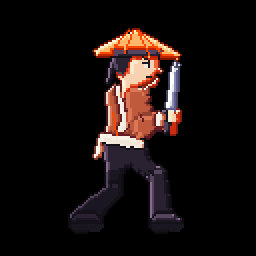
#> input picture art/hand/claude/idle_0@2x.png, 128 x 128 px (shown 2 times larger)
$ python -i pixelfont.py   (imports and definitions only)
#> lines starting #> are read from the running program, lines starting #| are printed output that depends on the picture
"""The UI's own pixel font, generated in code: small text looks the same on Windows, macOS and in a frozen bundle, with no
OS font involved (FreeType's hinting of Segoe UI at 9 px tore words apart, the macOS fallbacks spaced them differently, and a
machine without either fell back to Pillow's default bitmap).

One hand-drawn face, cap height 7, x-height 5, 2-row descenders, proportional widths (1 px between letters, 3 px spaces).
From it:
  regular           the face as drawn                                            sizes <= 10 (8-10 px of OS text)
  bold              every row OR-ed with itself shifted 1 px right (2 px stems)   bold at 9-10 px; never below 9 (too wide)
  tall / tall bold  one middle row of each glyph doubled (cap 8, x-height 6)      11-12 px: titles and names
Ink rows start DY (2) px below the pen y, where the OS fonts' cap tops used to be, so every layout keeps its place.
Glyphs are ASCII 32-126 plus the middle dot; a few typographic characters map onto them, anything else draws as '?'.
Only minis_core.render.text draws it (d.bitmap of an 'L' mask), and PIL's ImageDraw.textlength measures it through
getlength, so every caller that measured with an OS font measures the pixel font the same way.
"""
from __future__ import annotations
from PIL import Image

CAP, XH, DESC = 7, 5, 2
ROWS = CAP + DESC
DY = 2                                   # blank rows above the cap line in a mask (an OS font's internal leading)
SPACING = 1
NO_EMBOLDEN = frozenset('m')             # three 1 px stems with 1 px counters: emboldened it is a block, so bold m is the regular m
FALLBACK = {'…': '...', '—': '-', '–': '-', '‘': "'", '’': "'", '“': '"', '”': '"',
            '×': 'x', '−': '-', ' ': ' ', '•': '·', '·': '·'}

# The face.  Each block: the character (sp = space, dot = middle dot), an optional top-row offset (lowercase: 2 = the
# x-height line), then the rows, '#' = ink.  A block ends at a blank line.
FACE = r"""
sp
..

!
#
#
#
#
#
.
#

"
#.#
#.#

#
.#.#.
.#.#.
#####
.#.#.
#####
.#.#.
.#.#.

$
..#..
.####
#.#..
.###.
..#.#
####.
..#..

%
#.#
..#
.#.
.#.
.#.
#..
#.#

&
.##..
#..#.
#..#.
.##..
#.#.#
#..#.
.##.#

'
#
#

( 0
.#
#.
#.
#.
#.
#.
.#

) 0
#.
.#
.#
.#
.#
.#
#.

* 1
..#..
#.#.#
.###.
#.#.#
..#..

+ 1
..#..
..#..
#####
..#..
..#..

, 6
.#
#.

- 3
###

. 6
#

/
..#
..#
.#.
.#.
.#.
#..
#..

0
.##.
#..#
#..#
#..#
#..#
#..#
.##.

1
.#.
##.
.#.
.#.
.#.
.#.
###

2
.##.
#..#
...#
..#.
.#..
#...
####

3
###.
...#
...#
.##.
...#
...#
###.

4
..#.
.##.
#.#.
#..#
####
...#
...#

5
####
#...
###.
...#
...#
#..#
.##.

6
.##.
#...
#...
###.
#..#
#..#
.##.

7
####
...#
..#.
..#.
.#..
.#..
.#..

8
.##.
#..#
#..#
.##.
#..#
#..#
.##.

9
.##.
#..#
#..#
.###
...#
...#
.##.

: 2
#
.
.
.
#

; 2
.#
..
..
..
.#
#.

< 1
..#
.#.
#..
.#.
..#

= 2
####
....
####

> 1
#..
.#.
..#
.#.
#..

?
.###.
#...#
....#
...#.
..#..
.....
..#..

@
.###.
#...#
#.###
#.#.#
#.###
#....
.###.

A
.###.
#...#
#...#
#####
#...#
#...#
#...#

B
####.
#...#
#...#
####.
#...#
#...#
####.

C
.###.
#...#
#....
#....
#....
#...#
.###.

D
####.
#...#
#...#
#...#
#...#
#...#
####.

E
#####
#....
#....
####.
#....
#....
#####

F
#####
#....
#....
####.
#....
#....
#....

G
.###.
#...#
#....
#.###
#...#
#...#
.####

H
#...#
#...#
#...#
#####
#...#
#...#
#...#

I
###
.#.
.#.
.#.
.#.
.#.
###

J
.###
...#
...#
...#
...#
#..#
.##.

K
#...#
#..#.
#.#..
##...
#.#..
#..#.
#...#

L
#...
#...
#...
#...
#...
#...
####

M
#...#
##.##
#.#.#
#.#.#
#...#
#...#
#...#

N
#...#
##..#
##..#
#.#.#
#..##
#..##
#...#

O
.###.
#...#
#...#
#...#
#...#
#...#
.###.

P
####.
#...#
#...#
####.
#....
#....
#....

Q
.###.
#...#
#...#
#...#
#.#.#
#..#.
.##.#

R
####.
#...#
#...#
####.
#.#..
#..#.
#...#

S
.####
#....
#....
.###.
....#
....#
####.

T
#####
..#..
..#..
..#..
..#..
..#..
..#..

U
#...#
#...#
#...#
#...#
#...#
#...#
.###.

V
#...#
#...#
#...#
#...#
#...#
.#.#.
..#..

W
#...#
#...#
#...#
#.#.#
#.#.#
##.##
#...#

X
#...#
#...#
.#.#.
..#..
.#.#.
#...#
#...#

Y
#...#
#...#
.#.#.
..#..
..#..
..#..
..#..

Z
#####
....#
...#.
..#..
.#...
#....
#####

[
##
#.
#.
#.
#.
#.
##

\
#..
#..
.#.
.#.
.#.
..#
..#

]
##
.#
.#
.#
.#
.#
##

^
.#.
#.#

_ 7
####

`
#.
.#

a 2
.##.
...#
.###
#..#
.###

b
#...
#...
###.
#..#
#..#
#..#
###.

c 2
.##.
#..#
#...
#..#
.##.

d
...#
...#
.###
#..#
#..#
#..#
.###

e 2
.##.
#..#
####
#...
.###

f
.##
#..
###
#..
#..
#..
#..

g 2
.###
#..#
#..#
#..#
.###
...#
.##.

h
#...
#...
###.
#..#
#..#
#..#
#..#

i
#
.
#
#
#
#
#

j
.#
..
.#
.#
.#
.#
.#
.#
#.

k
#...
#...
#..#
#.#.
##..
#.#.
#..#

l
#
#
#
#
#
#
#

m 2
#####
#.#.#
#.#.#
#.#.#
#.#.#

n 2
###.
#..#
#..#
#..#
#..#

o 2
.##.
#..#
#..#
#..#
.##.

p 2
###.
#..#
#..#
#..#
###.
#...
#...

q 2
.###
#..#
#..#
#..#
.###
...#
...#

r 2
#.#
##.
#..
#..
#..

s 2
.###
#...
.##.
...#
###.

t 1
.#.
###
.#.
.#.
.#.
.##

u 2
#..#
#..#
#..#
#..#
.###

v 2
#...#
#...#
#...#
.#.#.
..#..

w 2
#...#
#...#
#.#.#
#.#.#
.#.#.

x 2
#...#
.#.#.
..#..
.#.#.
#...#

y 2
#..#
#..#
#..#
#..#
.###
...#
.##.

z 2
####
...#
.##.
#...
####

{
.##
.#.
.#.
#..
.#.
.#.
.##

|
#
#
#
#
#
#
#

}
##.
.#.
.#.
..#
.#.
.#.
##.

~ 3
.#..#
#..#.

dot 4
#
"""


def _parse(src):
    glyphs = {}
    for block in src.strip().split('\n\n'):
        lines = block.split('\n')
        head = lines[0].split(' ')
        ch = {'sp': ' ', 'dot': '·'}.get(head[0], head[0])
        top = int(head[1]) if len(head) > 1 else 0
        rows = lines[1:]
        w = max(len(r) for r in rows)
        bits = [[c == '#' for c in r.ljust(w, '.')] for r in rows]
        glyphs[ch] = (top, w, bits)
    return glyphs


GLYPHS = _parse(FACE)


# [34 lines left out: functions _embolden, _tall, normalize, not called in this run]


class PixelFont:
    """One variant of the face.  Measures like a PIL font (getlength / getbbox, so ImageDraw.textlength works) and renders
    through mask(); never handed to ImageDraw.text."""

    _glyph_cache = {}
    _mask_cache = {}

    # [30 lines left out: functions __init__, glyph, getlength, not called in this run]

    def getbbox(self, text, *args, **kwargs):
        return (0, 0, int(self.getlength(text)), self.height)

    @property
    def ascent(self):
        return DY + CAP + (1 if self.tall else 0)

    # ------------------------------------------------------------ rendering
    # [26 lines left out: function mask, not called in this run]


_fonts = {}


# [33 lines left out: functions for_size, specimen, not called in this run]

>>> import cv2
>>> picture = cv2.imread('../art/hand/claude/idle_0@2x.png', cv2.IMREAD_GRAYSCALE)
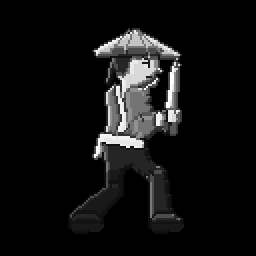
#> picture: shape (128, 128) (shown 2 times larger); min 0, max 255, mean 17.1
#> after the loop in _parse, `for block in src.strip().split('\n\n'):`: glyphs = 0 items
#> (the run stopped early here; a loop or call above may not have finished)
